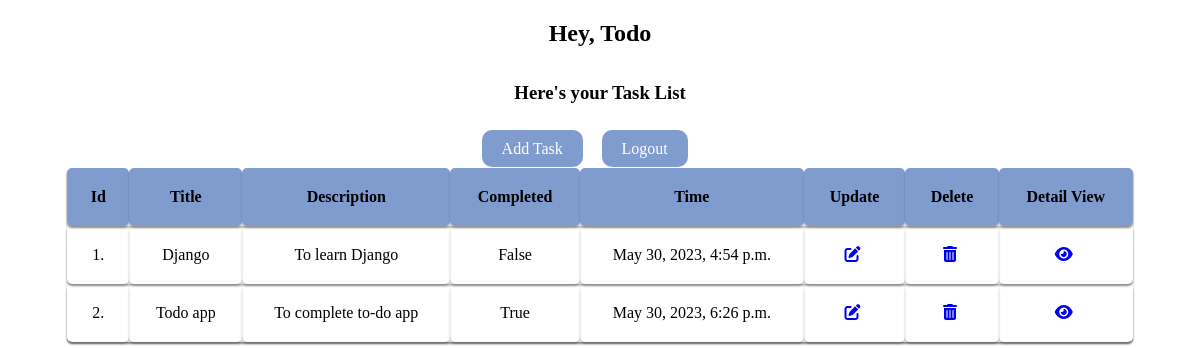
Screenshot of /list/ (signed in) with the database file from the repository.
### todos/models.py (models this page shows, shortened)
class Task(models.Model):
    user = models.ForeignKey(User, on_delete=models.CASCADE, null=True, blank=True)
    title = models.CharField(max_length=150, null=True, blank=True)
    description = models.TextField(default='')
    completed = models.BooleanField(default=False)
    created = models.DateTimeField(auto_now_add=True)

### todos/views.py (the view)
# urls.py: path('list/', TaskList.as_view(), name='task'),  # for class based
class TaskList(LoginRequiredMixin, ListView):
    model = Task  # model that is used
    context_object_name = 'task'  # variable name in template context(making user friendly)
    template_name = 'list.html'
    def get_context_data(self, **kwargs):
        context = super().get_context_data(**kwargs)
        context['task'] = context['task'].filter(user=self.request.user)
        context['count'] = context['task'].filter(completed=False).count()
        return context

### templates/list.html (shortened to what this page needs)
{% load static %}
<!DOCTYPE html>
<html lang="en">
<head>
    <link rel="stylesheet" href="https://cdnjs.cloudflare.com/ajax/libs/font-awesome/6.2.1/css/all.min.css"
/>
    <link rel="stylesheet" href="{% static 'list_style.css' %}">
</head>
<body>
<div class="header-bar">
    <div>
        <h2>Hey, {{ user.username | title}}</h2>
        <h3>Here's your Task List</h3>
    </div>
</div>
<div class="task-btn">
    <div class="add-btn">
        <a href="{% url 'task-create' %}">Add Task</a>
    </div>
    <div class="logout-btn">
        {% if request.user.is_authenticated %}
        <a class="btn" href="{% url 'logout' %}">Logout</a>
        {% else %}
        <a class="btn" href="{% url 'login' %}">Login</a>
        {% endif %}
    </div>
</div>
<table>
    <div class="task-items-wrapper">
        <tr>
            <th>Id</th>
            <th>Title</th>
            <th>Description</th>
            <th>Completed</th>
            <th>Time</th>
            <th>Update</th>
            <th>Delete</th>
            <th>Detail View</th>
        </tr>
        {% for tasks in task %}
        <tr>
            <td>{{tasks.id}}.</td>
            <td>{{tasks.title}}</td>
            <td>{{tasks.description}}</td>
            <td>{{tasks.completed}}</td>
            <td>{{tasks.created}}</td>
            <td><a href="{% url 'task-update' tasks.id %}"><i class="fas fa-edit"></i></a></td>
            <td><a href="{% url 'task-delete' tasks.id %}"><i class="fas fa-trash-alt"></i></a></td>
            <td><a href="{% url 'task-details' tasks.id %}"><i class="fas fa-eye"></i></a></td>
        </tr>
        {% endfor%}
    </div>
</table>
</body>
</html>

### todos/static/list_style.css (style rules this page uses)
body { background: #fff; }
h3 { text-align:center; margin-block: 3%; }
h2 { text-align: center; margin-bottom: 2%; }
.task-btn { width: 20%; margin-inline: auto; margin-block: 10px; display: grid; grid-template-columns: repeat(2, 1fr); gap: 0.2rem; align-items: right; }
.add-btn a { text-decoration: none; background: #809bce; color: #fff; padding: 10px 20px; border-radius: 10px; }
.logout-btn a { text-decoration: none; background: #809bce; color: #fff; padding: 10px 20px; border-radius: 10px; }
table { margin-inline: auto; width: 90%; }
table, tr, td, th { border: none; box-shadow: 0px 2px 2px rgba(0, 0, 0, 0.25); border-collapse:collapse; border-radius: 5px; padding:20px; text-align:center; }
th { background-color: #809bce; }
i.fas { margin-right: 4px; border: none; }

### rows the page displays
Task: id "1", title "Django", description "To learn Django", completed "False", created "May 30, 2023, 4:54 p.m."
Task: id "2", title "Todo app", description "To complete to-do app", completed "True", created "May 30, 2023, 6:26 p.m."

### other values shown
{{ user.username | title }} "Todo"
